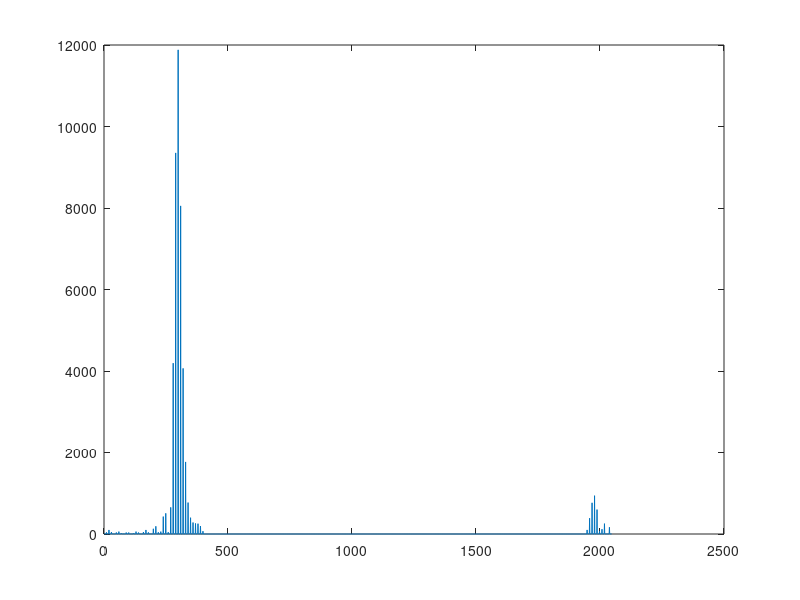

MATLAB code for this plot:
clear all;close all;clc

NUM_ITER = 1000;

NDFT = 2048;

prime_numbers = [2 3 5 7 11 13 17 19 23 29 31 37 41 43 47 53 59 61 67 71 73 79 83 89 97 101 103 107 109 113 127 131 137 139 149 151 157 163    167    173   179    181    191    193    197    199    211    223    227    229  233    239    241    251    257    263    269    271    277    281  283    293    307    311    313    317    331    337    347    349  353    359    367    373    379    383    389    397    401    409  419    421    431    433    439    443    449    457    461    463  467    479    487    491    499    503    509    521    523    541  547    557    563    569    571    577    587    593    599    601  607    613    617    619    631    641    643    647    653    659  661    673    677    683    691    701    709    719    727    733  739    743    751    757    761    769    773    787    797    809  811    821    823    827    829    839];

Nzc = 409;

u = prime_numbers(13);

n = 0:1:Nzc-1;

preamble = exp((-1i.*pi.*u.*n.*(n+1))./Nzc).';

detection_preamble = conj(preamble);
detection_preamble_zero_pad = [detection_preamble;zeros(NDFT-Nzc,1)];
detection_preamble_fft = fft(detection_preamble_zero_pad,NDFT);

for n=1:1:NUM_ITER
    
    num_int = 2048-Nzc+300; %randi(NDFT);
    
    tx_signal = [zeros(num_int,1); preamble; zeros(NDFT-num_int-Nzc,1)];
    
    rx_noisy_signal = tx_signal(1:NDFT); %awgn(rx_signal,snr,'measured');
    
    % Preamble Detection.    
    input_signal_fft = fft(rx_noisy_signal,NDFT);
    
    prod = input_signal_fft.*detection_preamble_fft;
    
    convolution = ifft(prod,NDFT);
    
    power_conv = abs(convolution).^2;
    
    [value peak_pos] = max(power_conv);
    
    %fprintf(1,'%d\n',abs(num_int-peak_pos));
    fprintf(1,'%d - %d\n',abs(num_int+NDFT), peak_pos);
    
    plot(0:1:NDFT-1,power_conv);
    
    a=1;
    
end
